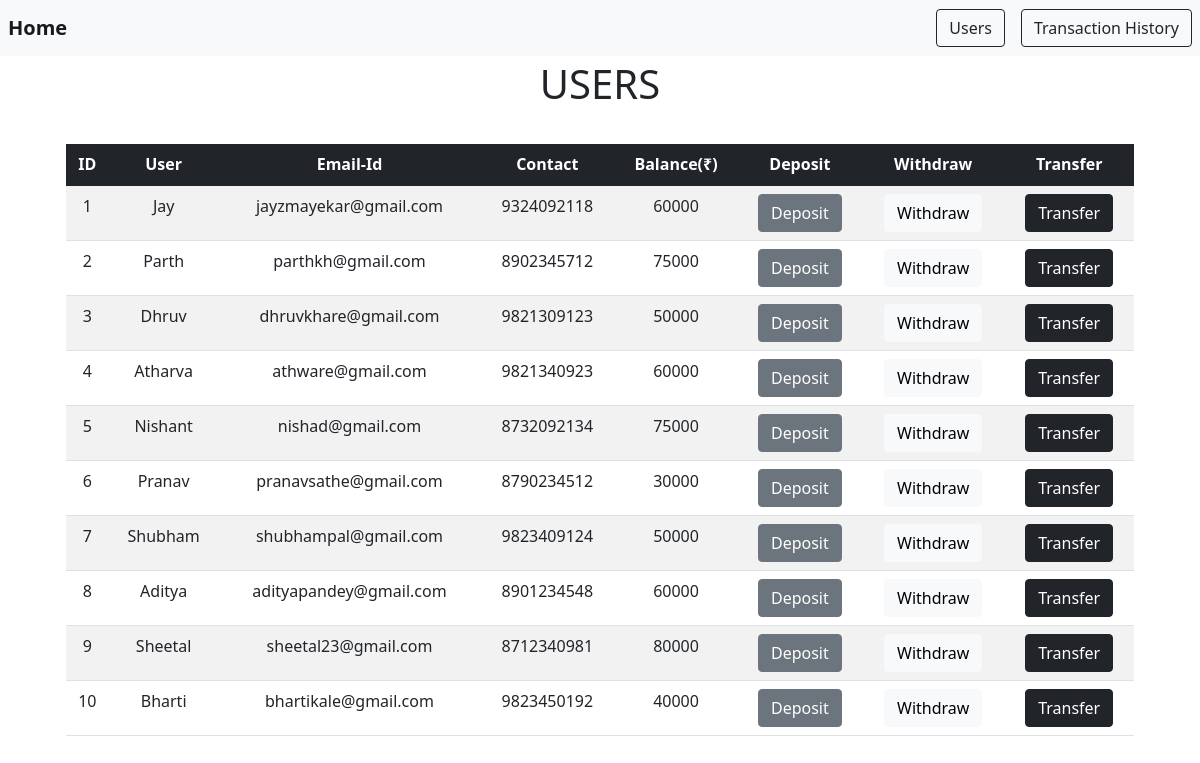
Screenshot of /Users/ with the database file from the repository.
### bank/models.py (models this page shows, shortened)
class Users(models.Model):
    username = models.CharField (max_length=30)
    email_id = models.EmailField()
    contact_no = models.IntegerField()
    balance = models.IntegerField()

### bank/views.py (the view)
# urls.py: path("Users/",views.Userpage, name = "users" )
def Userpage (request):
    data= Users.objects.all()
    return render(request,"users.html",{'data':data})

### templates/users.html (shortened to what this page needs)
{% extends 'base.html' %}
{% block body %}
<div class="container-fluid text-Dark py-1 text-center">
    <h1>USERS</h1>
</div>
<div class="container row text-center py-4" style="margin: auto;">
    <div class="col-md-12">
        <table class="table table-striped table-hover">
            <thead class="table-dark">
                <th>ID</th>
                <th>User</th>
                <th>Email-Id</th>
                <th>Contact</th>
                <th>Balance(₹)</th>
                <th>Deposit</th>
                <th>Withdraw</th>
                <th>Transfer</th>
            </thead>
            <tbody>
                {% for i in data %}
                    <tr>
                        <td>{{i.id}}</td>
                        <td>{{i.username}}</td>
                        <td>{{i.email_id}}</td>
                        <td>{{i.contact_no}}</td>
                        <td>{{i.balance}}</td>
                        <td><a href="{% url 'Deposit' i.id %}" class="btn btn-secondary">Deposit</a></td>
                        <td><a href="{% url 'Withdraw' i.id %}" class="btn btn-light">Withdraw</a></td>
                        <td><a href="{% url 'Transfer' i.id %}" class="btn btn-dark">Transfer</a></td>
                    </tr>
                {% endfor %}
            </tbody>
        </table>
    </div>
</div>
{% endblock body %}

### rows the page displays
Users: id "1", username "Jay", email_id "jayzmayekar@gmail.com", contact_no "9324092118", balance "60000"
Users: id "2", username "Parth", email_id "parthkh@gmail.com", contact_no "8902345712", balance "75000"
Users: id "3", username "Dhruv", email_id "dhruvkhare@gmail.com", contact_no "9821309123", balance "50000"
Users: id "4", username "Atharva", email_id "athware@gmail.com", contact_no "9821340923", balance "60000"
Users: id "5", username "Nishant", email_id "nishad@gmail.com", contact_no "8732092134", balance "75000"
Users: id "6", username "Pranav", email_id "pranavsathe@gmail.com", contact_no "8790234512", balance "30000"
Users: id "7", username "Shubham", email_id "shubhampal@gmail.com", contact_no "9823409124", balance "50000"
Users: id "8", username "Aditya", email_id "adityapandey@gmail.com", contact_no "8901234548", balance "60000"
Users: id "9", username "Sheetal", email_id "sheetal23@gmail.com", contact_no "8712340981", balance "80000"
Users: id "10", username "Bharti", email_id "bhartikale@gmail.com", contact_no "9823450192", balance "40000"
